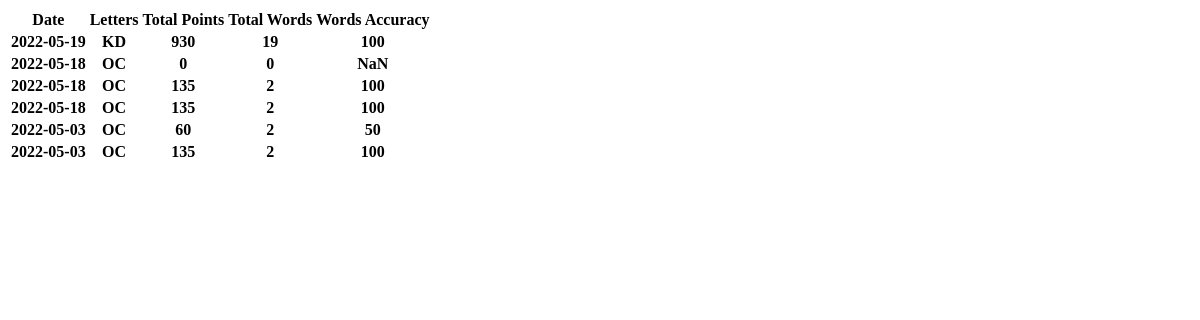
Page /matchHistory (signed in) on the earlier database version.
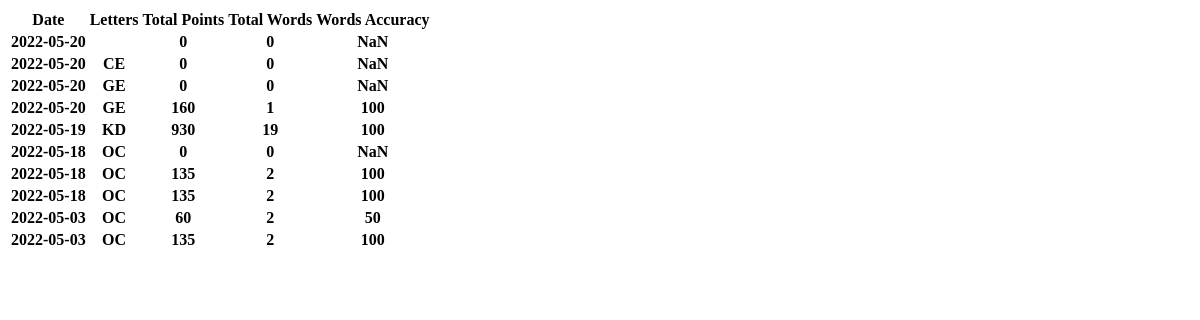
Same page on the later database version.
### app/models.py (models this page shows, shortened)
class History(db.Model):
    id = db.Column(db.Integer, primary_key=True)
    user_id = db.Column(db.Integer, db.ForeignKey('user.id'))
    date = db.Column(db.DateTime, nullable=False)
    letters = db.Column(db.String(2), nullable=False)
    points = db.Column(db.Integer, nullable=False)
    totalWords = db.Column(db.Integer, nullable=False)
    wordAccuracy = db.Column(db.Integer,nullable=False)

### app/routes.py (the view)
@app.route('/matchHistory')
@login_required
def matchHistory():
    data = current_user.histories
    sortedData = []
    for i in data:
        sortedData.append(
        {
            "date":str(i.date.date()),
            "letters":i.letters,
            "points":i.points,
            "totalWords":i.totalWords,
            "wordAccuracy":i.wordAccuracy
        }
        )
    sortedData.sort(key=lambda x : x.get('date'), reverse=True)
    return render_template('matchHistory.html', data=sortedData)

### app/models.py (called while the page is built)
@login.user_loader
def load_user(id):
    return User.query.get(int(id))

### app/templates/matchHistory.html (shortened to what this page needs)
<!DOCTYPE html>
<html lang="en">
<head>
</head>
<body>
    <table>
        <tr>
            <th>Date</th>
            <th>Letters</th>
            <th>Total Points</th>
            <th>Total Words</th>
            <th>Words Accuracy</th>
        </tr>
        {% for item in data %}
            <tr>
                <th>{{ item.date }}</th>
                <th>{{ item.letters }}</th>
                <th>{{ item.points }}</th>
                <th>{{ item.totalWords }}</th>
                <th>{{ item.wordAccuracy }}</th>
            </tr>
        {% endfor %}
    </table>
</body>
</html>

Differences in the rows shown:
added History: date "2022-05-20", points "0", totalWords "0", wordAccuracy "NaN"
added History: date "2022-05-20", letters "CE", points "0", totalWords "0", wordAccuracy "NaN"
added History: date "2022-05-20", letters "GE", points "0", totalWords "0", wordAccuracy "NaN"
added History: date "2022-05-20", letters "GE", points "160", totalWords "1", wordAccuracy "100"
